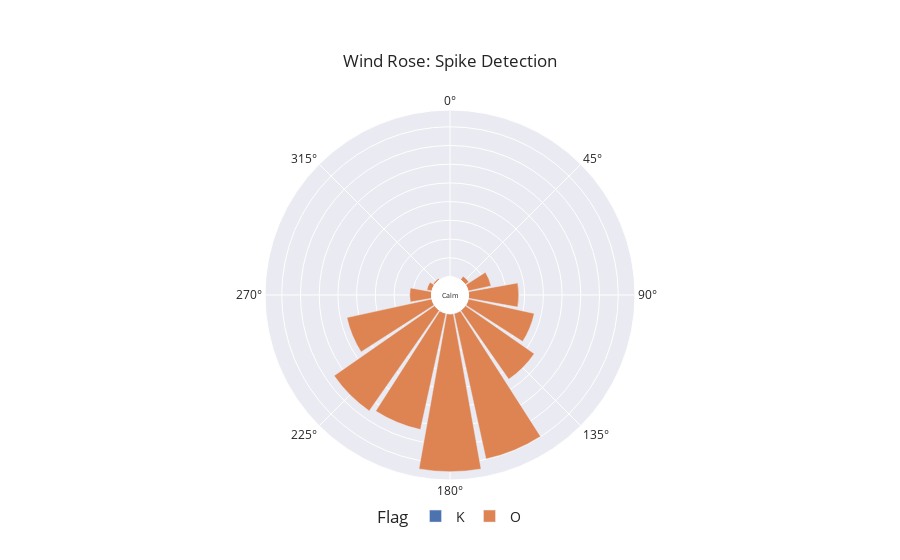

The code cell stored with this chart in its notebook:
### Code cell
# SENR Klenze-Gymnasium Sendling
df_site = extract_site_data(df=df, dates = dates, site_name="SENR")

plot_wind_rose(df_site, column="Flag")

### Figure 1 — Plotly figure (JSON) as saved in the notebook; plotly's stock layout.template omitted (floating-point values rounded to 4 significant figures)
{"data": [{"hovertemplate": "Flag=K<br>len=%{r}<br>cardinal_direction=%{theta}<extra></extra>", "legendgroup": "K", "marker": {"color": "rgb(76,114,176)", "pattern": {"shape": ""}}, "name": "K", "r": [116, 65, 99, 77, 23, 91, 159, 10, 171, 44, 19, 5, 3], "showlegend": true, "subplot": "polar", "theta": [112.5, 90, 202.5, 225, 67.5, 135, 157.5, 292.5, 180, 247.5, 270, 45, 337.5], "type": "barpolar"}, {"hovertemplate": "Flag=O<br>len=%{r}<br>cardinal_direction=%{theta}<extra></extra>", "legendgroup": "O", "marker": {"color": "rgb(221,132,82)", "pattern": {"shape": ""}}, "name": "O", "r": [465, 31770, 22410, 23212, 5810, 32713, 79, 42079, 13370, 125, 6264, 1175, 17989, 39746, 1384], "showlegend": true, "subplot": "polar", "theta": [315, 202.5, 135, 247.5, 270, 225, 337.5, 180, 90, 22.5, 67.5, 45, 112.5, 157.5, 292.5], "type": "barpolar"}], "layout": {"annotations": [{"font": {"size": 7}, "showarrow": false, "text": "Calm", "x": 0.5, "y": 0.5}], "barmode": "relative", "legend": {"font": {"size": 14}, "orientation": "h", "title": {"text": "Flag"}, "tracegroupgap": 0, "x": 0.5, "xanchor": "center", "y": -0.1, "yanchor": "middle"}, "margin": {"t": 110}, "polar": {"angularaxis": {"direction": "clockwise", "rotation": 90}, "domain": {"x": [0, 1], "y": [0, 1]}, "hole": 0.1, "radialaxis": {"linewidth": 0, "showticklabels": false, "ticks": ""}}, "title": {"text": "Wind Rose: Spike Detection", "xanchor": "center", "yanchor": "top"}}}
